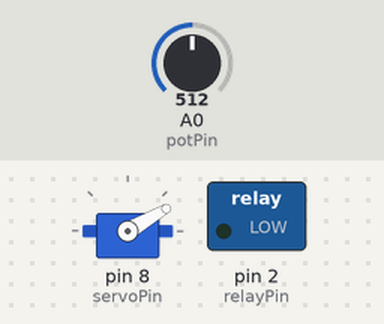
Recording of a sketch running on a simulated Arduino Uno, built with avr-gcc and run on an emulated ATmega328P. On the bench: servo, switched loads named in the sketch (green lamp = pin HIGH). The test bench sets the inputs (shaded band); at power-on: A0 (potPin) = 512.

Above: at 1.2 s.
1.3 s: A0 (potPin) set to 521
At 2.0 s:
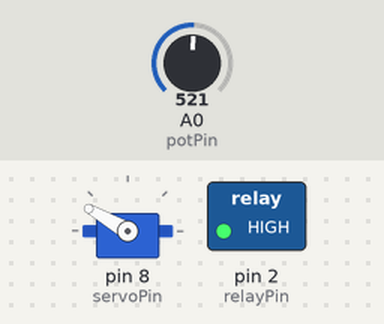
2.8 s: A0 (potPin) set to 511
At 3.1 s:
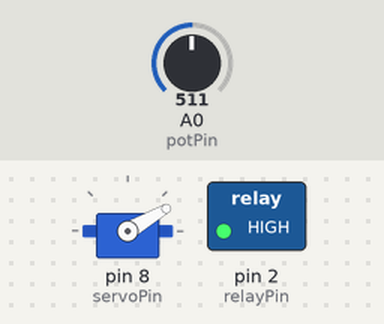
4.3 s: A0 (potPin) set to 716
At 5.4 s:
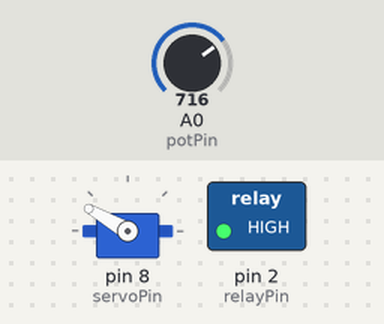
5.8 s: A0 (potPin) set to 502
At 6.6 s:
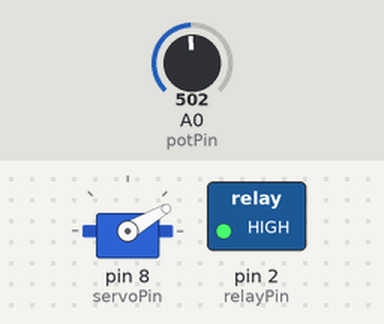
Timing chart, 0 to 12.8 s (numbered marks = the images above; inputs shaded):
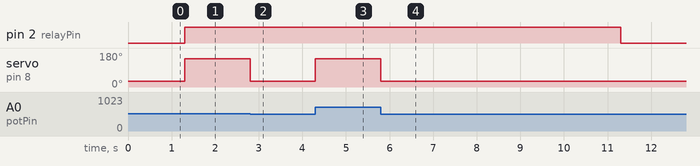

The sketch:

7.2.ino
```cpp
#include <Servo.h>

const int relayPin = 2;
const int servoPin = 8;
const int potPin   = A0;

const int threshold = 512;     // midpoint of 0–1023
const int servoLeft  = 30;     // adjust as needed
const int servoRight = 150;    // adjust as needed

Servo myServo;

bool relayActive = false;
unsigned long relayStartTime = 0;
const unsigned long relayDuration = 10000; // 10 seconds

void setup() {
  pinMode(relayPin, OUTPUT);
  digitalWrite(relayPin, LOW);

  myServo.attach(servoPin);
  myServo.write(servoLeft);
}

void loop() {
  int potValue = analogRead(potPin);
  unsigned long currentMillis = millis();

  if (potValue > threshold) {
    myServo.write(servoRight);

    if (!relayActive) {
      digitalWrite(relayPin, HIGH);
      relayStartTime = currentMillis;
      relayActive = true;
    }
  } else {
    myServo.write(servoLeft);
  }

  // Turn relay off after 10 seconds
  if (relayActive && (currentMillis - relayStartTime >= relayDuration)) {
    digitalWrite(relayPin, LOW);
    relayActive = false;
  }
}
```

Measured:
- the behaviour switches between 512 and 513 on A0 (potPin) (found by bisection; images 0 and 1)
- after the input at 1.3 s, pin 2 (relayPin): LOW → HIGH at once; servo on pin 8 (servoPin): 30° → 150° at once
- after the input at 2.8 s, servo on pin 8 (servoPin): 150° → 30° at once
- after the input at 4.3 s, servo on pin 8 (servoPin): 30° → 150° at once
- after the input at 5.8 s, pin 2 (relayPin): HIGH → LOW after 5.5 s; servo on pin 8 (servoPin): 150° → 30° at once
